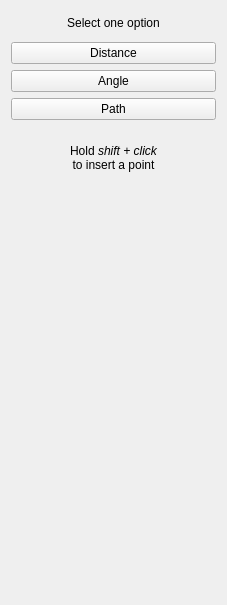
<ui version="4.0" >
 <class>QmitkMeasurementControls</class>
 <widget class="QWidget" name="QmitkMeasurementControls" >
  <property name="geometry" >
   <rect>
    <x>0</x>
    <y>0</y>
    <width>227</width>
    <height>605</height>
   </rect>
  </property>
  <property name="minimumSize" >
   <size>
    <width>0</width>
    <height>0</height>
   </size>
  </property>
  <property name="windowTitle" >
   <string>Measurement</string>
  </property>
  <layout class="QVBoxLayout" >
   <item>
    <widget class="QLabel" name="textLabel1_3_2" >
     <property name="sizePolicy" >
      <sizepolicy vsizetype="Minimum" hsizetype="Minimum" >
       <horstretch>0</horstretch>
       <verstretch>0</verstretch>
      </sizepolicy>
     </property>
     <property name="minimumSize" >
      <size>
       <width>150</width>
       <height>25</height>
      </size>
     </property>
     <property name="frameShape" >
      <enum>QFrame::NoFrame</enum>
     </property>
     <property name="frameShadow" >
      <enum>QFrame::Plain</enum>
     </property>
     <property name="lineWidth" >
      <number>1</number>
     </property>
     <property name="text" >
      <string>&lt;p align="center">Select one option&lt;/p></string>
     </property>
     <property name="alignment" >
      <set>Qt::AlignVCenter</set>
     </property>
     <property name="wordWrap" >
      <bool>false</bool>
     </property>
    </widget>
   </item>
   <item>
    <widget class="QPushButton" name="pbDistance" >
     <property name="toolTip" >
      <string>calculates the distance between two points</string>
     </property>
     <property name="text" >
      <string>Distance</string>
     </property>
     <property name="checkable" >
      <bool>false</bool>
     </property>
     <property name="flat" >
      <bool>false</bool>
     </property>
    </widget>
   </item>
   <item>
    <widget class="QPushButton" name="pbAngle" >
     <property name="toolTip" >
      <string>calculates the angle between two lines</string>
     </property>
     <property name="text" >
      <string>Angle</string>
     </property>
     <property name="checkable" >
      <bool>false</bool>
     </property>
    </widget>
   </item>
   <item>
    <widget class="QPushButton" name="pbPath" >
     <property name="cursor" >
      <cursorShape>ArrowCursor</cursorShape>
     </property>
     <property name="acceptDrops" >
      <bool>false</bool>
     </property>
     <property name="toolTip" >
      <string>calculates the distance between two or more points</string>
     </property>
     <property name="text" >
      <string>Path</string>
     </property>
     <property name="checkable" >
      <bool>false</bool>
     </property>
     <property name="checked" >
      <bool>false</bool>
     </property>
     <property name="autoRepeat" >
      <bool>false</bool>
     </property>
     <property name="autoDefault" >
      <bool>false</bool>
     </property>
     <property name="default" >
      <bool>false</bool>
     </property>
     <property name="flat" >
      <bool>false</bool>
     </property>
    </widget>
   </item>
   <item>
    <widget class="QLabel" name="textLabel1_3" >
     <property name="sizePolicy" >
      <sizepolicy vsizetype="Minimum" hsizetype="Minimum" >
       <horstretch>0</horstretch>
       <verstretch>0</verstretch>
      </sizepolicy>
     </property>
     <property name="minimumSize" >
      <size>
       <width>150</width>
       <height>65</height>
      </size>
     </property>
     <property name="frameShape" >
      <enum>QFrame::NoFrame</enum>
     </property>
     <property name="frameShadow" >
      <enum>QFrame::Plain</enum>
     </property>
     <property name="lineWidth" >
      <number>1</number>
     </property>
     <property name="text" >
      <string>&lt;p align="center">Hold &lt;i>shift + click&lt;/i>&lt;br>to insert a point&lt;/p></string>
     </property>
     <property name="alignment" >
      <set>Qt::AlignVCenter</set>
     </property>
     <property name="wordWrap" >
      <bool>false</bool>
     </property>
    </widget>
   </item>
   <item>
    <spacer name="spacer2" >
     <property name="orientation" >
      <enum>Qt::Vertical</enum>
     </property>
     <property name="sizeType" >
      <enum>QSizePolicy::Expanding</enum>
     </property>
     <property name="sizeHint" stdset="0" >
      <size>
       <width>20</width>
       <height>390</height>
      </size>
     </property>
    </spacer>
   </item>
  </layout>
 </widget>
 <layoutdefault spacing="6" margin="11" />
 <pixmapfunction>qPixmapFromMimeSource</pixmapfunction>
 <resources/>
 <connections/>
</ui>
